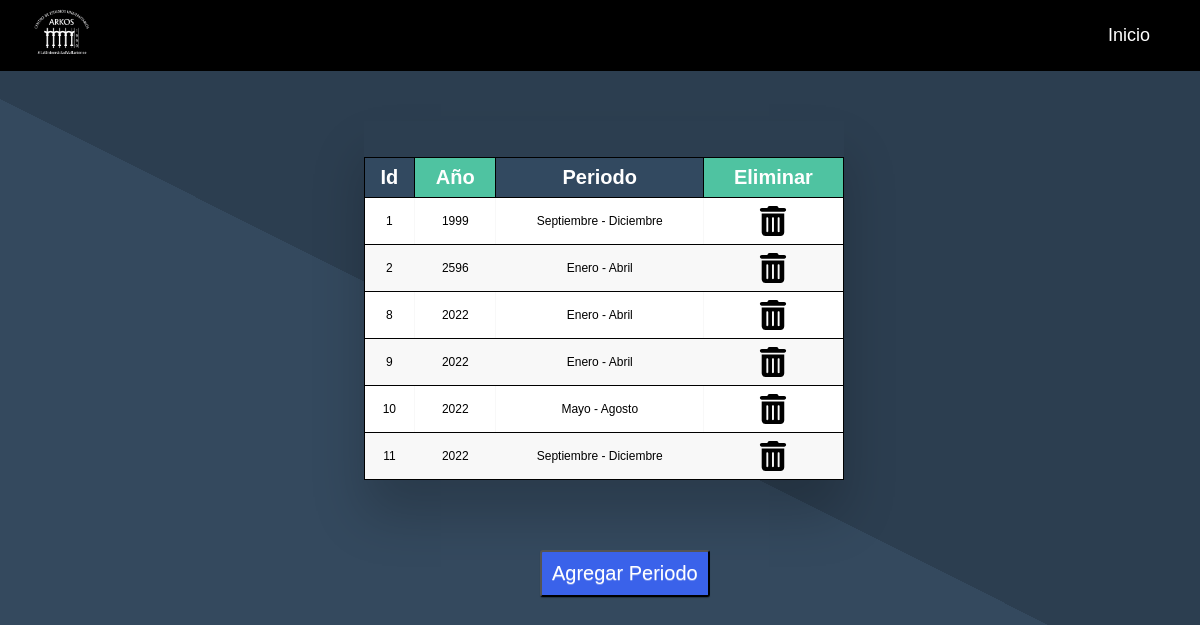
The app's page /readPeriodo.php with its own data.
### tables this page shows
CREATE TABLE `tbl_periodo` (
  `id_periodo` bigint(20) NOT NULL,
  `año` int(100) NOT NULL,
  `periodo` varchar(100) NOT NULL
);

### readPeriodo.php (the view, shortened to what this page needs)
<!DOCTYPE html>
<html>
<head>
    <link rel="stylesheet" href="https://cdnjs.cloudflare.com/ajax/libs/font-awesome/4.7.0/css/font-awesome.min.css" />
    <link rel="stylesheet" href="styles/estiloBuscar.css">
</head>
<header>
    <section>
        <img src="images/logoarkos.png" id="logo">
        <nav>
            <ul>
                <li><a href="menuadmin.php">Inicio</a></li>
            </ul>
        </nav>
    </section>
</header>
<body>
    <div class="table-wrapper">
        <form action="deletePeriodo.php" method="post">
            <table class="fl-table">
                <thead>
                    <br><br>
                    <tr>
                        <th>Id</th>
                        <th>Año</th>
                        <th>Periodo</th>
                        <th>Eliminar</th>
                    </tr>
                </thead>
                <tbody>
                    <?php
                    $conn = mysqli_connect(
                        'localhost',
                        'root',
                        '',
                        'saceuapay'
                    );
                    $query = "SELECT * FROM tbl_periodo";
                    $resultalu = mysqli_query($conn, $query);
                    while ($row = mysqli_fetch_array($resultalu)) { ?>
                        <tr>
                            <td><?php echo $row['id_periodo']  ?></td>
                            <td><?php echo $row['año']  ?></td>
                            <td><?php echo $row['periodo']  ?></td>
                            <th>
                                <a href="deletePeriodo.php?id=<?php echo $row['id_periodo'];  ?>" onclick="return confirmacion()">
                                    <img src="images/icondelete.svg" width="30" height="30" />
                                </a>
                            </th>
                        </tr>
                    <?php } ?>
                </tbody>
            </table>
    </div>
    <button class="btn btnn"> <a href="periodos.html">Agregar Periodo</a></button>
</body>
</html>

### styles/estiloBuscar.css (style rules this page uses)
* { padding: 0; margin: 0; box-sizing: border-box; -webkit-box-sizing: border-box; -moz-box-sizing: border-box; }
body { align-items: center; justify-content: center; height: 100vh; background: url(logo.jpg); font-family: Arial, Helvetica, sans-serif; background: linear-gradient(26.65deg, #34495e 50%, #2c3e50 50%); }
a { text-decoration: none; color:white; }
.table-wrapper { margin: 10px 70px 70px; box-shadow: 0px 35px 50px rgba( 0, 0, 0, 0.2 ); width: 40%; margin-left: 30.3%; }
.fl-table { border-radius: 5px; font-size: 20px; font-weight: normal; border: none; border-collapse: collapse; width: 100%; max-width: 100%; white-space: nowrap; background-color: white; }
.fl-table td, .fl-table th { text-align: center; padding: 8px; }
.fl-table td { border-right: 1px solid #f8f8f8; font-size: 12px; }
.fl-table thead th { color: #ffffff; background: #4FC3A1; }
.fl-table thead th:nth-child(odd) { color: #ffffff; background: #324960; }
.fl-table tr:nth-child(even) { background: #F8F8F8; }
.btn { border-radius: 3px; display: inline-block; padding: 10px 10px; text-decoration: none; text-shadow: 0 1px 0 rgba(255,255,255,0.3); box-shadow: 0 1px 1px rgba(0,0,0,0.3); margin-left: 45%; font-size: 20px; }
.btnn { color: white; background-color: #3a62ea; }
* { text-decoration:none; list-style:none; margin:0px; padding:0px; outline:none; }
section { width:100%; max-width:1200px; margin:0px auto; display:table; position:relative; }
header { width:100%; display:table; background-color:#000; margin-bottom:50px; }
#logo { float:left; width: 5.5%; margin-top: 0.45%; }
nav { width:auto; float:right; }
nav ul { display:table; float:right; }
nav ul li { float:left; }
nav ul li:last-child { padding-right:0px; }
nav ul li a { color:#fff; font-size:18px; padding: 25px 20px; display:inline-block; transition: all 0.5s ease 0s; }
@media only screen and (max-width: 1440px) { section { max-width:95%; } }

### readPeriodo.php (style rules this page uses)
table, th, td { border: 1px solid black; ; }

### records on screen
tbl_periodo: id_periodo "1", año "1999", periodo "Septiembre - Diciembre"
tbl_periodo: id_periodo "2", año "2596", periodo "Enero - Abril"
tbl_periodo: id_periodo "8", año "2022", periodo "Enero - Abril"
tbl_periodo: id_periodo "9", año "2022", periodo "Enero - Abril"
tbl_periodo: id_periodo "10", año "2022", periodo "Mayo - Agosto"
tbl_periodo: id_periodo "11", año "2022", periodo "Septiembre - Diciembre"
